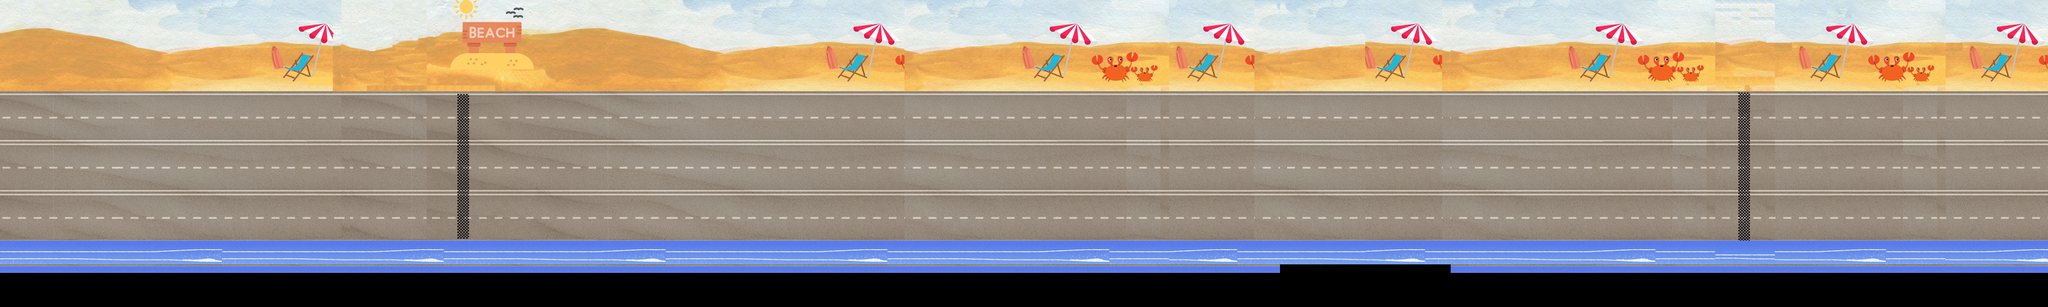

Rendered tile map (Tiled .tmx) drawn with the repository's tilesets; below, a short description and the map source with its tile grids summarised:
An orthogonal 240x36 tile map with 30x30 px tiles, 1 tile layer (Tile Layer 1), 2 tilesets and 1 object (finishLine).

<map version="1.10" tiledversion="1.10.1" orientation="orthogonal" renderorder="right-down" width="240" height="36" tilewidth="30" tileheight="30" infinite="0" nextlayerid="3" nextobjectid="7">
 <tileset firstgid="1" name="map2" tilewidth="30" tileheight="30" tilecount="2304" columns="64">
  <image source="Map2.jpg" width="1920" height="1080" />
 </tileset>
 <tileset firstgid="2305" name="beach" tilewidth="30" tileheight="30" tilecount="400" columns="20">
  <image source="../textures/beach.gif" width="600" height="600" />
 </tileset>
 <layer id="1" name="Tile Layer 1" width="240" height="36">
  <data>[8640 cells, 7660 non-empty, 1881 distinct tile ids]</data>
 </layer>
 <objectgroup id="2" name="bien">
  <object id="4" type="finishLine" x="6110.79" y="334.121" width="39.3939" height="518.182" />
 </objectgroup>
</map>
